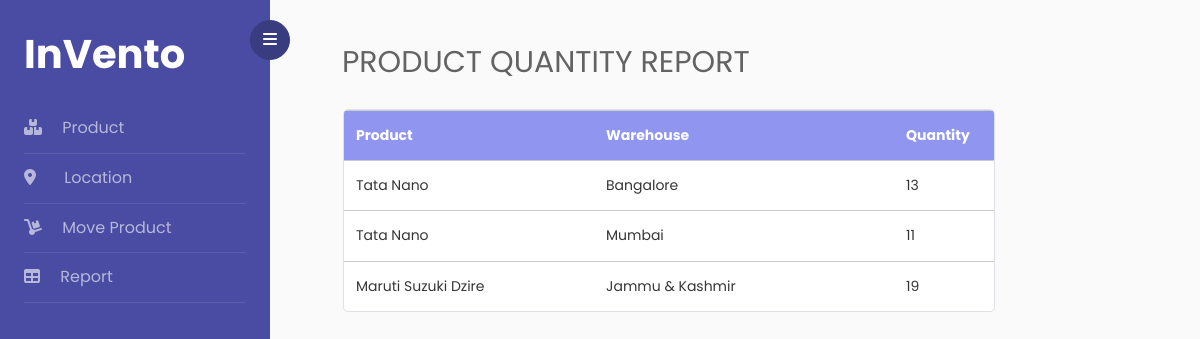
The page /report on the database as committed earlier.
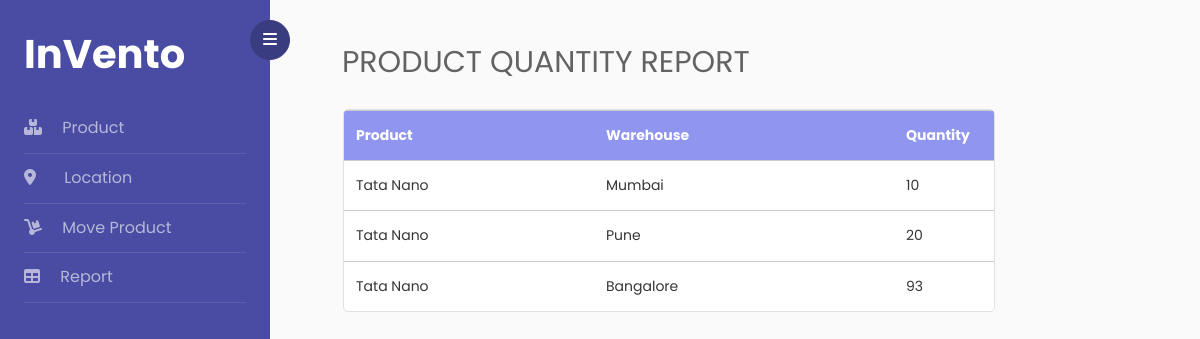
The same page on the database as committed later.
### inventory/models.py (models this page shows, shortened)
class Product(db.Model):
    product_id = db.Column(db.Integer, primary_key=True)
    product_name = db.Column(db.String(20), unique=True, nullable=False)

class ProductMovement(db.Model):
    movement_id = db.Column(db.Integer, primary_key=True)
    timestamp = db.Column(db.DateTime, nullable=False, default=datetime.now)
    from_location = db.Column(db.String(20), db.ForeignKey('location.location_id'))
    to_location = db.Column(db.String(20), db.ForeignKey('location.location_id'))
    product_id = db.Column(db.Integer, db.ForeignKey('product.product_id'), nullable=False)
    qty = db.Column(db.Integer, nullable=False)

### inventory/main/routes.py (the view)
@main.route("/report")
def report():
    product_movements = db.session.query(ProductMovement.to_location, ProductMovement.product_id).filter(ProductMovement.from_location=="").distinct(ProductMovement.to_location).all()
    product = Product.query
    qty = ProductMovement.query
    return render_template('report.html', title='Report', product_movements=product_movements, qty=qty, product=product)

### inventory/templates/report.html (shortened to what this page needs)
{% extends "layout.html" %}
{% block content %}
  <div class="container px-5 py-3">
    <div>
      <h2 class="mb-4 phead">PRODUCT QUANTITY REPORT</h2>
    </div>
    <div class="row">
      <div class="ml-3">
        <table class="table table-hover table-responsive table-bordered">
          <thead class="thead-light">
            <tr>
              <th>Product</th>
              <th>Warehouse</th>
              <th>Quantity</th>
            </tr>
          </thead>
          <tbody>
            {% if not product_movements %}
              <tr>
                <td colspan="3">All Warehouse's are empty. Add products in warhouse to see the report.</td>
              </tr>
            {% else %}
              {% for product_movement in product_movements %}
                <tr class="report">
                  <td>{{ product.get(product_movement.product_id).product_name }}</td>
                  <td>{{ product_movement.to_location }}</td>
                  <td>{{ qty.filter_by(to_location=product_movement.to_location, from_location="", product_id=product_movement.product_id).first().qty }}</td>
                </tr>
              {% endfor %}
            {% endif %}
          </tbody>
        </table>
      </div>
    </div>
  </div>
{% endblock content %}

Rows that differ between the two databases and show on the page:
no longer on this page (row edited): ProductMovement: {{ product.get(product_movement.product_id).product_name }} "Tata Nano", to_location "Mumbai", filter_by "11"
removed ProductMovement: to_location "Jammu & Kashmir", filter_by "19"
no longer on this page (row unchanged): Product: get "Maruti Suzuki Dzire"
added ProductMovement: {{ product.get(product_movement.product_id).product_name }} "Tata Nano", to_location "Mumbai", filter_by "10"
added ProductMovement: {{ product.get(product_movement.product_id).product_name }} "Tata Nano", to_location "Pune", filter_by "20"
changed ProductMovement "Bangalore": filter_by "13" → "93"
